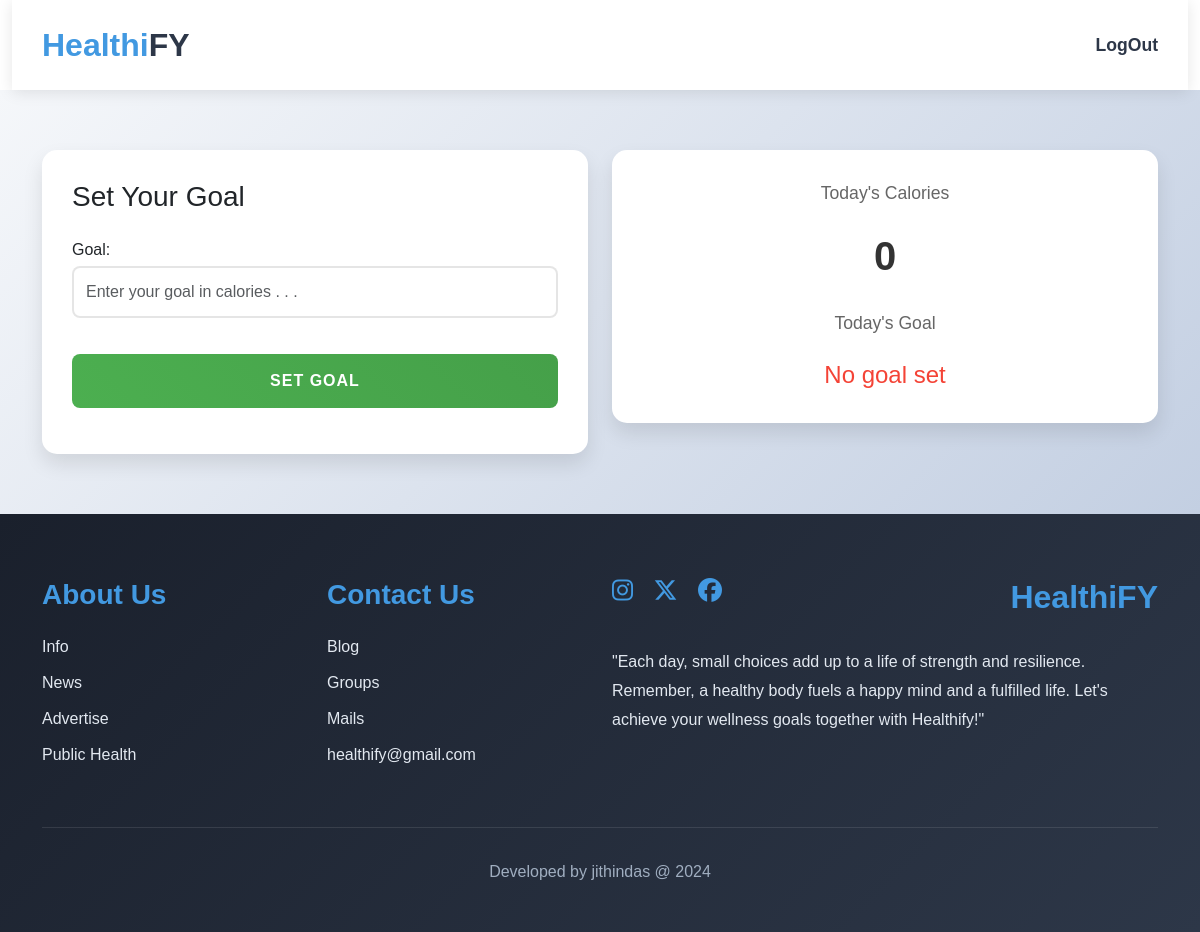
Before: /food_goal/ (signed in) with the older database file.
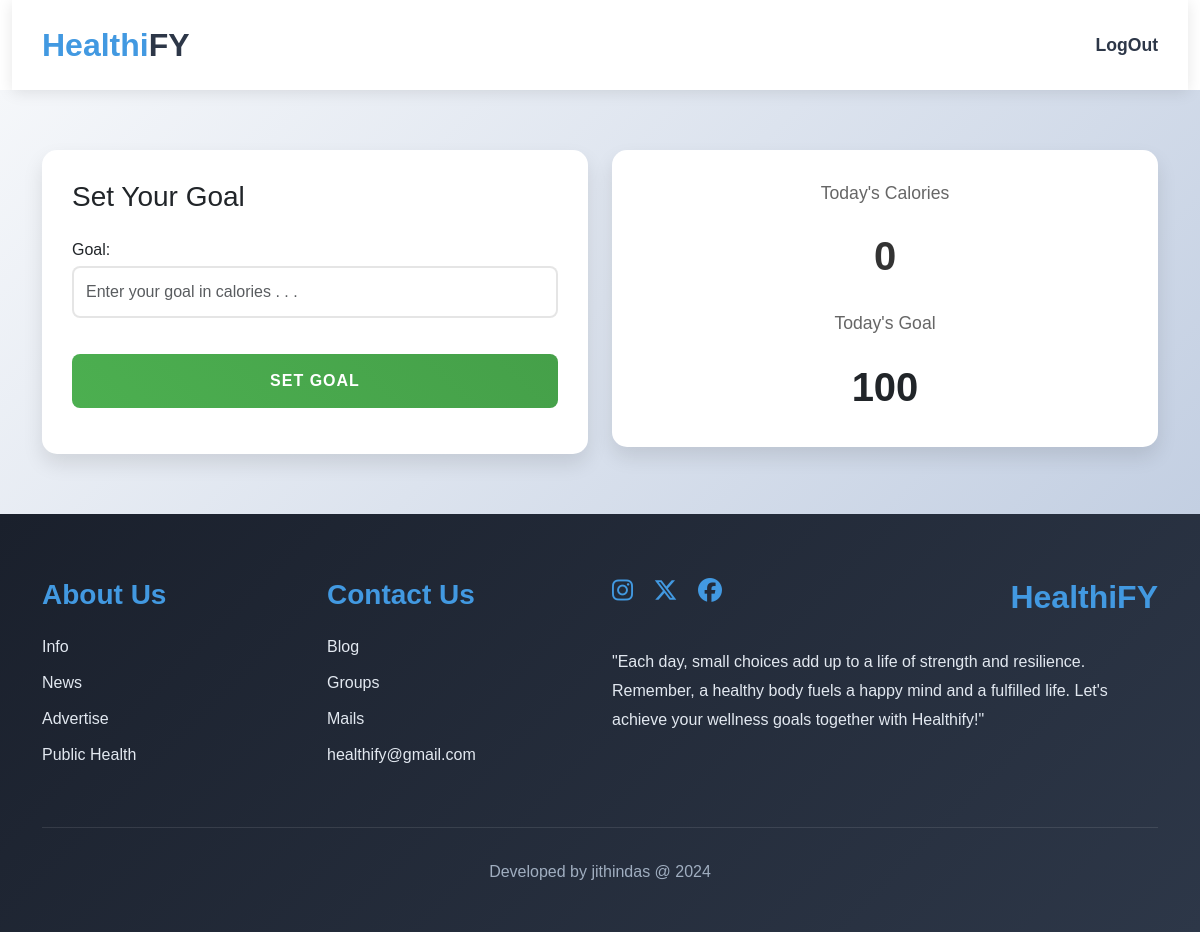
After: the same page with the newer database file.
### web/models.py (models this page shows)
class Food_Goal(models.Model):
    user = models.ForeignKey(User, on_delete=models.CASCADE)
    goal = models.PositiveIntegerField(null=True)
    created_date=models.DateField(auto_now_add=True)
    class Meta:
        unique_together = ('user', 'created_date')

### web/views.py (the view, shortened to what this page needs)
# urls.py: path('food_goal/', Food_Goal_Add_View.as_view(), name='food_goal'),
class Food_Goal_Add_View(View):
    def get(self, request, *args, **kwargs):
        form = Food_Goal_Form()
        today = timezone.now().date()
        goals = None
        try:
            goals = Food_Goal.objects.get(user=request.user, created_date=today)
        except Food_Goal.DoesNotExist:
            goals = None  # Set it explicitly
        datas = UserFood.objects.annotate(day=TruncDay("created_date")).filter(
            user=request.user, day=today
        ).order_by("day", "created_date")
        totalcalorie_today = sum(calorie.total_calories for calorie in datas)
        return render(
            request, "food_goal.html",
            {"form": form, "datas": datas, "totalcalorie_today": totalcalorie_today, "goals": goals}
        )

### web/forms.py
class Food_Goal_Form(forms.ModelForm):
    class Meta:
        model = Food_Goal
        fields = ['goal']
        read_only_fields=['user','created_date']
        widgets = {
            'goal':forms.NumberInput(attrs={'class':'form-control my-1',
                                            'placeholder':'Enter your goal in calories . . .',
                                            'style':'background-color:rgba(255, 255, 255, 0.75);border:2px solid rgba(0, 0, 0, 0.1)'})
        }

### web/templates/food_goal.html (shortened to what this page needs)
{% extends 'profile_update.html' %}
{% load static %}
{% block content %}
<div class="profile-container">
    <div class="container">
        <div class="row">
            <div class="col-lg-6 col-md-6 col-sm-12 col-12">
                <div class="form-card">
                    <h3 class="mb-4">Set Your Goal</h3>
                    <form method="post" enctype="multipart/form-data">
                        {{form.as_p}}
                        <button class="submit-btn btn form-control" type="submit">Set Goal</button>
                    </form>
                </div>
            </div>
            <div class="col-lg-6 col-md-6 col-sm-12 col-12">
                <div class="stats-card">
                    <div class="mb-4">
                        <div class="stat-label">Today's Calories</div>
                        <div class="stat-value">{{totalcalorie_today}}</div>
                    </div>
                    <div>
                        <div class="stat-label">Today's Goal</div>
                        {% if goals %}
                        <div class="goal-value">{{ goals.goal }}</div>
                        {% else %}
                        <div class="no-goal">No goal set</div>
                        {% endif %}
                    </div>
                </div>
            </div>
        </div>
    </div>
</div>
{% endblock content %}

Changed rows visible on the page:
added Food_Goal: goal "100"
Other visible differences:
text no longer shown: "No goal set"
